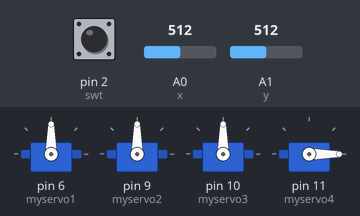
Recording of a sketch running on a simulated Arduino Uno, built with avr-gcc and run on an emulated ATmega328P. Shown: 4 × servo. The test bench sets the inputs (shaded band); at power-on: A1 (y) = 512, A0 (x) = 512, pin 2 (swt) HIGH. What the sketch prints to the serial monitor is not drawn.

Above: at 1.2 s.
1.3 s: A1 (y) set to 1012
2.8 s: A1 (y) set to 1021
At 3.6 s:
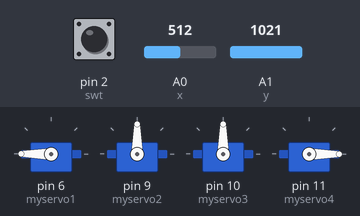
5.8 s: A0 (x) set to 11
8.8 s: A0 (x) set to 8
At 10.1 s:
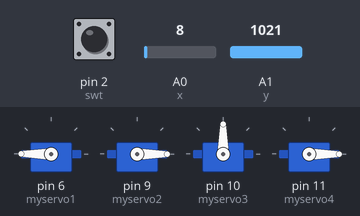
10.6 s: pin 2 (swt) pulled LOW for 0.15 s
At 11.4 s:
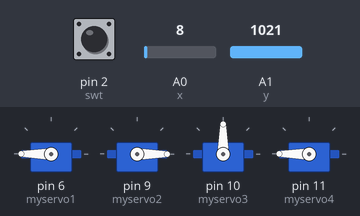
12.2 s: A0 (x) set to 1009
14.9 s: A0 (x) set to 1019
At 18.4 s:
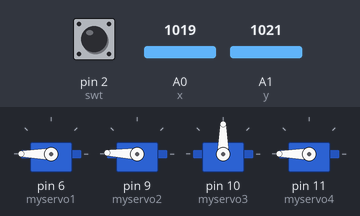
Timing chart, 0 to 18.9 s (numbered marks = the images above; inputs shaded):
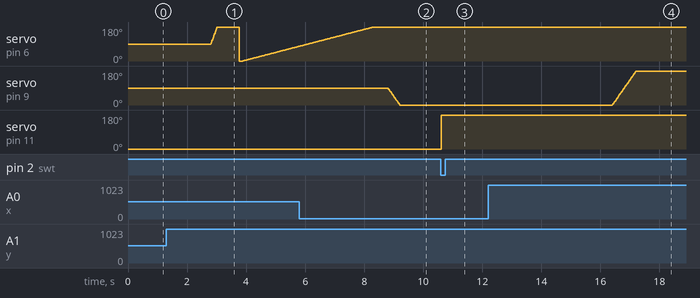

Measured:
- the behaviour switches between 1020 and 1021 on A1 (y) (found by bisection; images 0 and 1)
- the behaviour switches between 10 and 9 on A0 (x) (found by bisection; images 1 and 2)
- the behaviour switches between 1018 and 1019 on A0 (x) (found by bisection; images 3 and 4)
- after the input at 8.8 s, servo on pin 9 (myservo2): moves from 90° to 0° over 0.40 s, starting at once
- after the input at 10.6 s, servo on pin 11 (myservo4): 0° → 180° at once
- after the input at 14.9 s, servo on pin 9 (myservo2): moves from 0° to 178° over 0.79 s, starting after 1.5 s

The sketch:

2.final_robo_hand.ino
```cpp
#include <Servo.h>

Servo myservo1;
Servo myservo2;
Servo myservo3;
Servo myservo4;

int flag=1;//values for flag
int cons=1;
int del=2;//delay value to controll speed of hand movement

int valy=90;
int valx=90;

int val1;
int val2;

int swt=2;
int x=0;
int y=1;

void setup() {
// put your setup code here, to run once:
myservo1.attach(6);
myservo2.attach(9);
myservo3.attach(10);
myservo4.attach(11);

pinMode(2,INPUT);
pinMode(0,INPUT);
pinMode(1,INPUT);
digitalWrite(2,HIGH);
Serial.begin(115200);
myservo1.write(90);
myservo2.write(90);
myservo3.write(90);
myservo4.write(0);
}

void loop()
{
Serial.println(digitalRead(swt));
//left right control
val1 = analogRead(y);
if(val1>1020)
{
  if(valy<178);
  {
  valy+=cons;
  myservo1.write(valy);
  delay(del);
  }
}

else
if(val1<10)
{
  if(valy>2);
  {
  valy-=cons;
  myservo1.write(valy);
  delay(del);
  }
}

//up down control
val2 = analogRead(x);
if(val2>1018)
{
  if(valx<178)
  {
  valx+=cons;
  myservo2.write(valx);
  //myservo3.write(valx);
  delay(del);
  }
}

else
if(val2<10)
{
  if(val2>2);
  {
  valx-=cons;
  myservo2.write(valx);
  //myservo3.write(valx);
  delay(del);
  }
}
//switch grip mechanism

if(digitalRead(swt)==0)
{
  flag=(flag+1)%2;
  if(flag==0)
  myservo4.write(180);
  else
  if(flag==1)
  myservo4.write(0);
  delay(1500);
}
}
```
